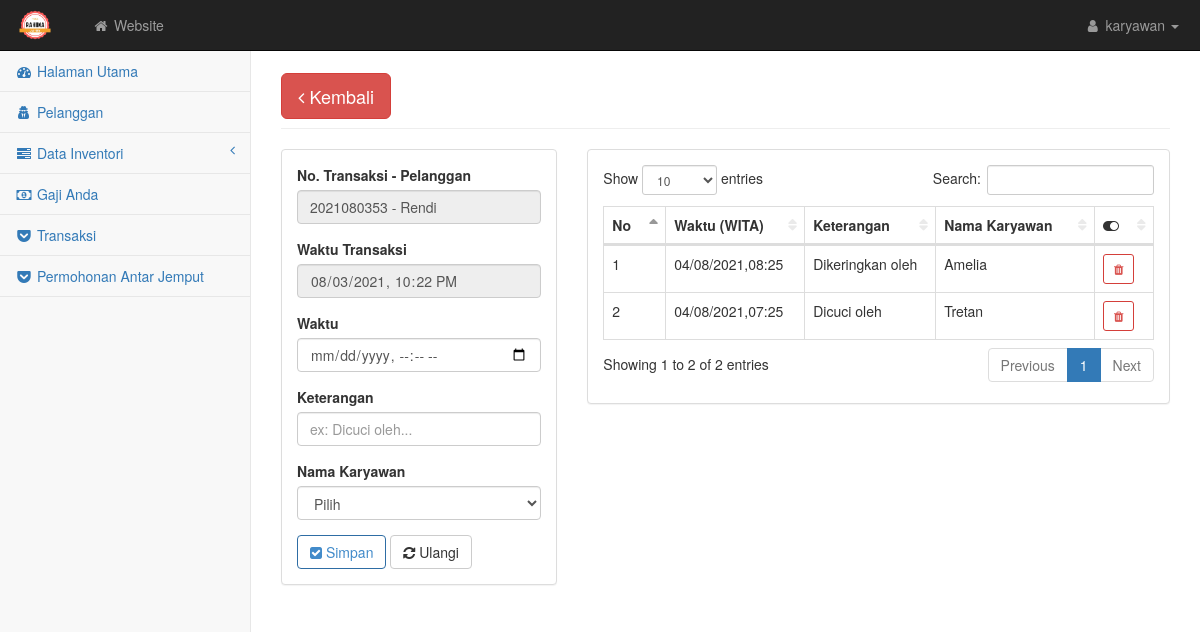
Page /karyawan/proses_input.php?notransaksi=2021080353 on the committed database.
### tables this page shows
CREATE TABLE `transaksi` (
  `notransaksi` varchar(15) NOT NULL,
  `id` int(5) NOT NULL,
  `tgl` datetime NOT NULL,
  `total` float NOT NULL,
  `status` varchar(100) NOT NULL,
  `layanan` varchar(20) NOT NULL,
  `ongkir` float NOT NULL,
  `catatan` varchar(100) NOT NULL,
  `konfirmasi` varchar(50) NOT NULL
);

CREATE TABLE `user` (
  `id` int(5) NOT NULL,
  `nama` varchar(100) NOT NULL,
  `username` varchar(10) NOT NULL,
  `password` varchar(10) NOT NULL,
  `jk` enum('Laki-Laki','Wanita') NOT NULL,
  `ttl` varchar(80) NOT NULL,
  `telp` varchar(15) NOT NULL,
  `alamat` text NOT NULL,
  `tugas` varchar(100) NOT NULL,
  `level` varchar(30) NOT NULL
);

CREATE TABLE `proses` (
  `idproses` int(5) NOT NULL,
  `notransaksi` varchar(15) NOT NULL,
  `waktu` datetime NOT NULL,
  `ket` text NOT NULL,
  `karyawan` varchar(50) NOT NULL
);

### karyawan/proses_input.php (the view, shortened to what this page needs)
<?php require('atas.php'); $notransaksi = $_GET['notransaksi'];
  $query = mysqli_query($kon, "SELECT * FROM transaksi INNER JOIN user ON transaksi.id = user.id WHERE notransaksi = '$notransaksi'");
  $data = mysqli_fetch_array($query);
?>
<div id="page-wrapper">
    <div class="container-fluid">
        <div class="row">
            <div class="col-lg-12">
                <h1 class="page-header"><button class="btn btn-danger btn-lg"><a href="transaksi.php" style="color: white; text-decoration: none"> <i class="fa fa-angle-left"></i> Kembali</a></button></h1>
            </div>
        </div>
        <div class="row">
            <div class="col-lg-4">
                <div class="panel panel-default">
                    <div class="panel-body">
                         <form role="form" action="" method="POST">
                            <div class="form-group">
                                <label>No. Transaksi - Pelanggan</label>
                                <input class="form-control" type="text" value="<?= $data['notransaksi'].' - '.$data['nama'] ?>" readonly>
                            </div>
                            <div class="form-group">
                                <label>Waktu Transaksi</label>
                                <input class="form-control" type="datetime-local" name="waktuselesai" value="<?= date('Y-m-d\TH:i',strtotime($data['tgl'])) ?>" readonly>
                            </div>
                            <div class="form-group">
                                <label>Waktu</label>
                                <input class="form-control" type="datetime-local" name="waktu" required>
                            </div>
                            <div class="form-group">
                                <label>Keterangan</label>
                                <input class="form-control" type="text" name="ket" placeholder="ex: Dicuci oleh... " required>
                            </div>
                            <div class="form-group">
                                <label>Nama Karyawan</label>
                                <select name="karyawan" class="form-control" required>
                                    <option disabled selected>Pilih</option>
                                </select>
                            </div>
                            <button type="submit" name="simpan" class="btn btn-outline btn-primary"><i class="fa fa-check-square"></i> Simpan</button>
                            <button type="reset" class="btn btn-outline btn-default"><i class="fa fa-refresh"></i> Ulangi</button>
                        </form>
                    </div>
                </div>
            </div>
            <div class="col-lg-8">
                <div class="panel panel-default">
                    <div class="panel-body">
                        <div class="table-responsive">
                            <table class="table table-bordered table-hover" id="dataTables-example">
                                <thead class="success">
                                    <tr>
                                        <th>No</th>
                                        <th>Waktu (WITA)</th>
                                        <th>Keterangan</th>
                                        <th>Nama Karyawan</th>
                                        <th><i class="fa fa-toggle-on"></i></th>
                                    </tr>
                                </thead>
                                <tbody>
                                <?php $no=1; $proses = mysqli_query($kon, "SELECT * FROM proses WHERE notransaksi = '$notransaksi' ORDER BY waktu DESC");
                                    while($data = mysqli_fetch_array($proses)){ ?>
                                        <tr class="odd gradeX">
                                                <td><?= $no++; ?></td>
                                                <td><?= date('d/m/Y,H:i',strtotime($data['waktu'])) ?></td>
                                                <td><?= $data['ket'] ?></td>
                                                <td><?= $data['karyawan'] ?></td>
                                                <td>
                                                    <a href="proses_input.php?idproses=<?php echo $data['idproses'] ?>&notransaksi=<?= $notransaksi ?>" class="btn btn-outline btn-danger btn-sm"><i class="fa fa-trash"></i></a>
                                                </td>
                                            </tr>
                                    <?php } ?>
                                </tbody>
                            </table>
                        </div>
                    </div>
                </div>
            </div>
        </div>
    </div>
</div>
    </div>
<?php require('bawah.php') ?>

### karyawan/css/startmin.css (style rules this page uses)
body { background-color: #f8f8f8; }
#page-wrapper { padding-top: 30px; min-height: 568px; background-color: #fff; }
@media (min-width:768px) { #page-wrapper { position: inherit; margin-left: 250px; padding: 30px 15px 0 15px; border-left: 1px solid #e7e7e7; } }
.btn-outline { color: inherit; background-color: transparent; transition: all .5s; }
.btn-primary.btn-outline { color: #428bca; }
.btn-danger.btn-outline { color: #d9534f; }
table.dataTable thead .sorting, table.dataTable thead .sorting_asc, table.dataTable thead .sorting_desc, table.dataTable thead .sorting_asc_disabled, table.dataTable thead .sorting_desc_disabled { background: 0 0; }
table.dataTable thead .sorting_asc:after { content: "\f0de"; float: right; font-family: fontawesome; }
table.dataTable thead .sorting:after { content: "\f0dc"; float: right; font-family: fontawesome; color: rgba(50,50,50,.5); }

### rows in the picture
transaksi: notransaksi.nama "2021080353 - Rendi", waktuselesai "08/03/2021 22:22"
proses: waktu "04/08/2021,08:25", ket "Dikeringkan oleh", karyawan "Amelia"
proses: waktu "04/08/2021,07:25", ket "Dicuci oleh", karyawan "Tretan"
